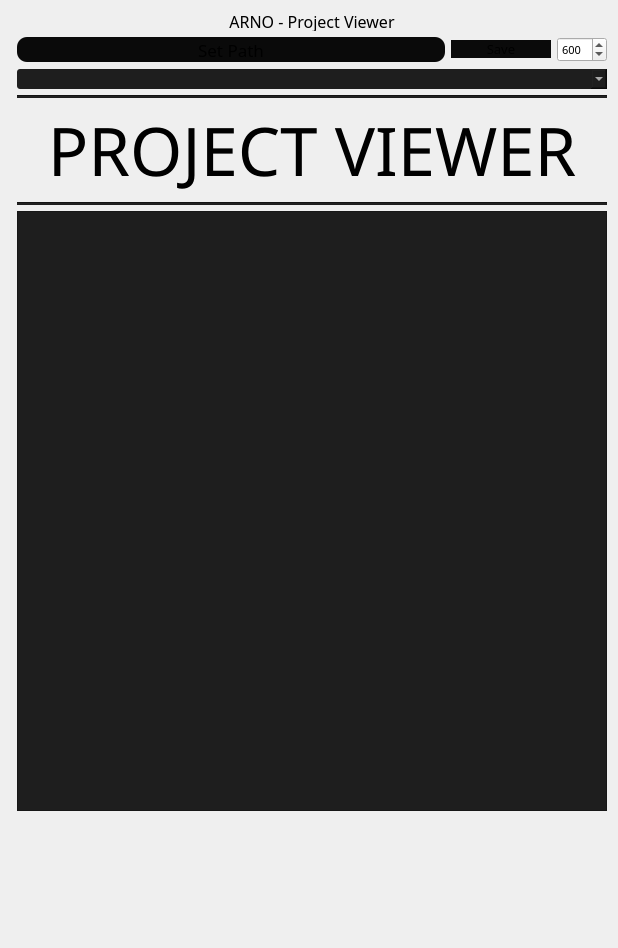
<?xml version="1.0" encoding="UTF-8"?>
<ui version="4.0">
 <class>Form</class>
 <widget class="QWidget" name="Form">
  <property name="geometry">
   <rect>
    <x>0</x>
    <y>0</y>
    <width>618</width>
    <height>948</height>
   </rect>
  </property>
  <property name="font">
   <font>
    <family>Adobe Arabic</family>
    <pointsize>8</pointsize>
   </font>
  </property>
  <property name="windowTitle">
   <string>Form</string>
  </property>
  <layout class="QFormLayout" name="formLayout">
   <property name="fieldGrowthPolicy">
    <enum>QFormLayout::AllNonFixedFieldsGrow</enum>
   </property>
   <item row="0" column="0">
    <layout class="QVBoxLayout" name="verticalLayout"/>
   </item>
   <item row="3" column="1">
    <layout class="QHBoxLayout" name="Hlayout">
     <property name="bottomMargin">
      <number>1</number>
     </property>
     <item>
      <widget class="QPushButton" name="setproj">
       <property name="minimumSize">
        <size>
         <width>0</width>
         <height>25</height>
        </size>
       </property>
       <property name="font">
        <font>
         <family>Ebrima</family>
         <pointsize>13</pointsize>
         <weight>9</weight>
         <italic>false</italic>
         <bold>false</bold>
        </font>
       </property>
       <property name="styleSheet">
        <string notr="true">font: 75 13pt &quot;Ebrima&quot;;

background-color: rgb(10, 10, 10);

border:none;
border-width:5px;
border-radius:10px;</string>
       </property>
       <property name="text">
        <string>Set Path</string>
       </property>
      </widget>
     </item>
     <item>
      <widget class="QPushButton" name="save">
       <property name="minimumSize">
        <size>
         <width>100</width>
         <height>0</height>
        </size>
       </property>
       <property name="maximumSize">
        <size>
         <width>100</width>
         <height>16777215</height>
        </size>
       </property>
       <property name="styleSheet">
        <string notr="true">font: 75 18pt &quot;Ebrima&quot;;
background-color: rgb(10, 10, 10);
font: 75 10pt;

border:none;
border-width:5px;
border-radius:10px;</string>
       </property>
       <property name="text">
        <string>Save</string>
       </property>
      </widget>
     </item>
     <item>
      <widget class="QSpinBox" name="spinbox">
       <property name="minimumSize">
        <size>
         <width>50</width>
         <height>0</height>
        </size>
       </property>
       <property name="maximumSize">
        <size>
         <width>50</width>
         <height>16777215</height>
        </size>
       </property>
       <property name="maximum">
        <number>10000</number>
       </property>
       <property name="singleStep">
        <number>10</number>
       </property>
       <property name="value">
        <number>600</number>
       </property>
      </widget>
     </item>
    </layout>
   </item>
   <item row="5" column="1">
    <widget class="QComboBox" name="folderlist">
     <property name="minimumSize">
      <size>
       <width>0</width>
       <height>0</height>
      </size>
     </property>
     <property name="font">
      <font>
       <family>Adobe Gothic Std B</family>
       <pointsize>10</pointsize>
       <weight>9</weight>
       <italic>false</italic>
       <bold>false</bold>
       <underline>true</underline>
      </font>
     </property>
     <property name="styleSheet">
      <string notr="true">font: 75 10pt &quot;Adobe Gothic Std B&quot;;
color: rgb(255, 255, 255);
background-color:rgb(30,30,30);

border:none;
border-width:1px;
border-radius:3px;
text-decoration: underline;
</string>
     </property>
     <property name="iconSize">
      <size>
       <width>25</width>
       <height>25</height>
      </size>
     </property>
    </widget>
   </item>
   <item row="6" column="1">
    <widget class="Line" name="line">
     <property name="styleSheet">
      <string notr="true">background-color: rgb(30, 30, 30);</string>
     </property>
     <property name="orientation">
      <enum>Qt::Horizontal</enum>
     </property>
    </widget>
   </item>
   <item row="7" column="1">
    <widget class="QLabel" name="label_2">
     <property name="font">
      <font>
       <family>Adobe Arabic</family>
       <pointsize>50</pointsize>
       <weight>50</weight>
       <italic>false</italic>
       <bold>false</bold>
      </font>
     </property>
     <property name="styleSheet">
      <string notr="true">font:50pt &quot;Adobe Arabic&quot;;</string>
     </property>
     <property name="text">
      <string>PROJECT VIEWER</string>
     </property>
     <property name="alignment">
      <set>Qt::AlignCenter</set>
     </property>
    </widget>
   </item>
   <item row="9" column="1">
    <widget class="QListWidget" name="scenelist">
     <property name="minimumSize">
      <size>
       <width>0</width>
       <height>600</height>
      </size>
     </property>
     <property name="font">
      <font>
       <family>Ebrima</family>
       <pointsize>9</pointsize>
       <weight>9</weight>
       <italic>false</italic>
       <bold>false</bold>
      </font>
     </property>
     <property name="styleSheet">
      <string notr="true">font: 75 9pt &quot;Ebrima&quot;;

color: rgb(235, 78, 0);
color: rgb(150,150,150);

alternate-background-color:rgb(38,38,38);
background-color:rgb(30,30,30);</string>
     </property>
     <property name="autoScroll">
      <bool>false</bool>
     </property>
     <property name="dragDropMode">
      <enum>QAbstractItemView::NoDragDrop</enum>
     </property>
     <property name="iconSize">
      <size>
       <width>200</width>
       <height>200</height>
      </size>
     </property>
     <property name="movement">
      <enum>QListView::Static</enum>
     </property>
     <property name="isWrapping" stdset="0">
      <bool>true</bool>
     </property>
     <property name="resizeMode">
      <enum>QListView::Fixed</enum>
     </property>
     <property name="layoutMode">
      <enum>QListView::SinglePass</enum>
     </property>
     <property name="gridSize">
      <size>
       <width>155</width>
       <height>175</height>
      </size>
     </property>
     <property name="viewMode">
      <enum>QListView::IconMode</enum>
     </property>
     <property name="batchSize">
      <number>200</number>
     </property>
     <property name="wordWrap">
      <bool>false</bool>
     </property>
    </widget>
   </item>
   <item row="10" column="1">
    <spacer name="verticalSpacer">
     <property name="orientation">
      <enum>Qt::Vertical</enum>
     </property>
     <property name="sizeHint" stdset="0">
      <size>
       <width>20</width>
       <height>40</height>
      </size>
     </property>
    </spacer>
   </item>
   <item row="0" column="1">
    <widget class="QLabel" name="label">
     <property name="minimumSize">
      <size>
       <width>0</width>
       <height>20</height>
      </size>
     </property>
     <property name="maximumSize">
      <size>
       <width>16777215</width>
       <height>15</height>
      </size>
     </property>
     <property name="font">
      <font>
       <family>Ebrima</family>
       <pointsize>12</pointsize>
       <weight>50</weight>
       <italic>false</italic>
       <bold>false</bold>
      </font>
     </property>
     <property name="styleSheet">
      <string notr="true">font: 12pt &quot;Ebrima&quot;;</string>
     </property>
     <property name="text">
      <string>ARNO - Project Viewer</string>
     </property>
     <property name="alignment">
      <set>Qt::AlignCenter</set>
     </property>
    </widget>
   </item>
   <item row="8" column="1">
    <widget class="Line" name="line_2">
     <property name="styleSheet">
      <string notr="true">background-color: rgb(30, 30, 30);</string>
     </property>
     <property name="orientation">
      <enum>Qt::Horizontal</enum>
     </property>
    </widget>
   </item>
  </layout>
 </widget>
 <resources/>
 <connections/>
</ui>
